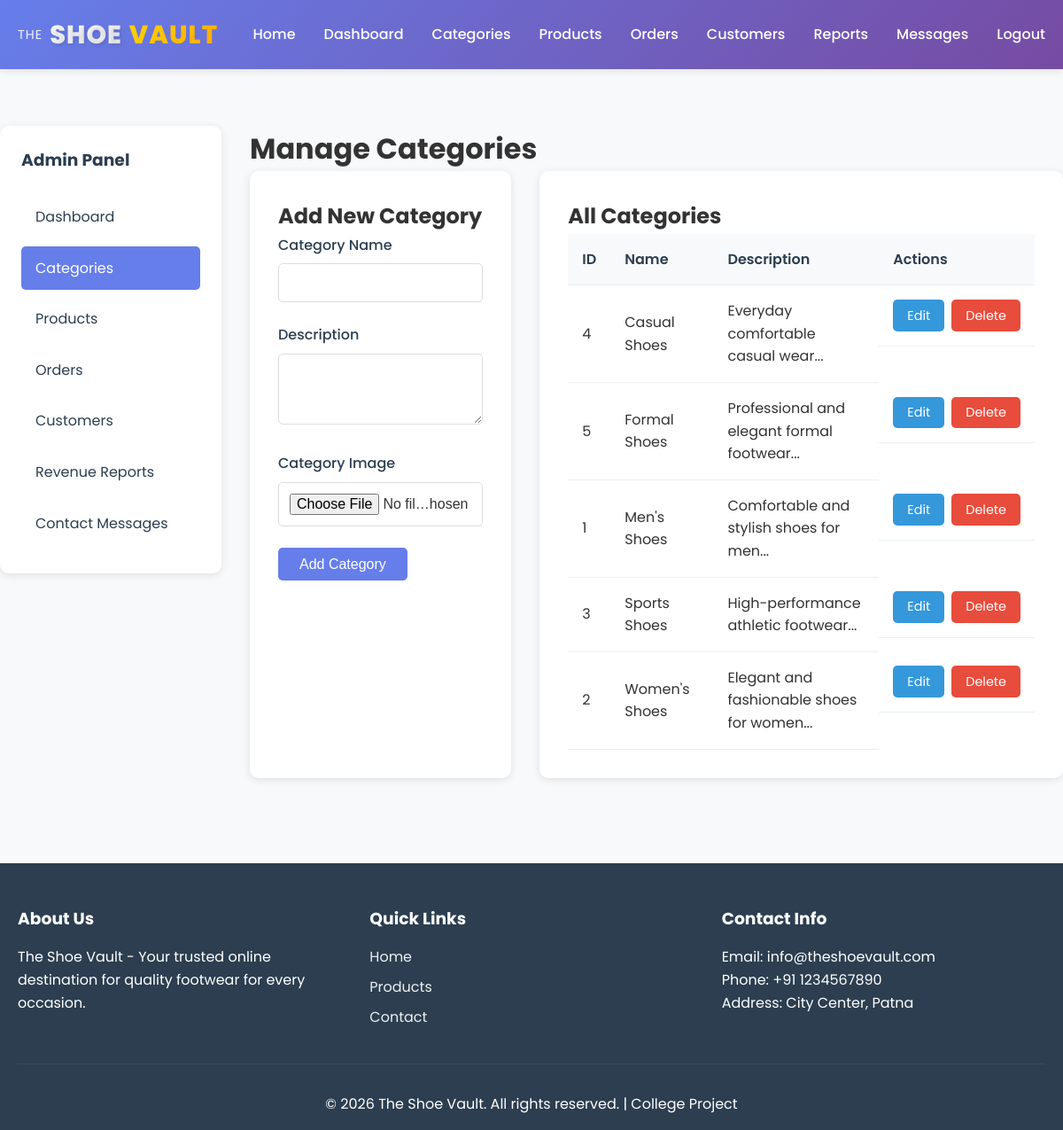
Screenshot of /admin/categories.php (signed in) with the database file from the repository.
### tables this page shows
CREATE TABLE `categories` (
  `id` int(11) NOT NULL,
  `name` varchar(100) NOT NULL,
  `description` text DEFAULT NULL,
  `image` varchar(255) DEFAULT NULL,
  `created_at` timestamp NOT NULL DEFAULT current_timestamp(),
  `updated_at` timestamp NOT NULL DEFAULT current_timestamp() ON UPDATE current_timestamp()
);

### admin/categories.php (the view, shortened to what this page needs)
<?php
require_once '../includes/config.php';
$categoriesQuery = "SELECT * FROM categories ORDER BY name";
$categoriesResult = mysqli_query($conn, $categoriesQuery);
$editCategory = null;
include '../includes/header.php';
?>
<div class="admin-container">
    <div class="admin-sidebar">
        <h3>Admin Panel</h3>
        <ul class="admin-menu">
            <li><a href="dashboard.php">Dashboard</a></li>
            <li><a href="categories.php" class="active">Categories</a></li>
            <li><a href="products.php">Products</a></li>
            <li><a href="orders.php">Orders</a></li>
            <li><a href="customers.php">Customers</a></li>
            <li><a href="reports.php">Revenue Reports</a></li>
            <li><a href="contact-messages.php">Contact Messages</a></li>
        </ul>
    </div>
    <div class="admin-content">
        <h1>Manage Categories</h1>
        <div class="admin-grid">
            <div class="admin-form-section">
                <h2><?php echo $editCategory ? 'Edit Category' : 'Add New Category'; ?></h2>
                <form method="POST" enctype="multipart/form-data" id="categoryForm">
                    <div class="form-group">
                        <label for="name">Category Name</label>
                        <input type="text" id="name" name="name" required
                            value="<?php echo $editCategory ? htmlspecialchars($editCategory['name']) : ''; ?>">
                    </div>
                    <div class="form-group">
                        <label for="description">Description</label>
                        <textarea id="description" name="description" rows="3"><?php echo $editCategory ? htmlspecialchars($editCategory['description']) : ''; ?></textarea>
                    </div>
                    <div class="form-group">
                        <label for="image">Category Image</label>
                        <input type="file" id="image" name="image" accept="image/*">
                    </div>
                    <div class="form-actions">
                        <button type="submit" class="btn btn-primary">
                            <?php echo $editCategory ? 'Update Category' : 'Add Category'; ?>
                        </button>
                    </div>
                </form>
            </div>
            <div class="admin-list-section">
                <h2>All Categories</h2>
                <div class="table-responsive">
                    <table class="data-table">
                        <thead>
                            <tr>
                                <th>ID</th>
                                <th>Name</th>
                                <th>Description</th>
                                <th>Actions</th>
                            </tr>
                        </thead>
                        <tbody>
                            <?php while ($category = mysqli_fetch_assoc($categoriesResult)): ?>
                                <tr>
                                    <td><?php echo $category['id']; ?></td>
                                    <td><?php echo htmlspecialchars($category['name']); ?></td>
                                    <td><?php echo htmlspecialchars(substr($category['description'], 0, 50)) . '...'; ?></td>
                                    <td class="table-actions">
                                        <a href="categories.php?edit=<?php echo $category['id']; ?>" class="btn btn-sm btn-edit">Edit</a>
                                        <a href="categories.php?delete=<?php echo $category['id']; ?>"
                                            class="btn btn-sm btn-delete"
                                            onclick="return confirm('Are you sure you want to delete this category?')">Delete</a>
                                    </td>
                                </tr>
                            <?php endwhile; ?>
                        </tbody>
                    </table>
                </div>
            </div>
        </div>
    </div>
</div>
<?php include '../includes/footer.php'; ?>

### assets/css/style.css (style rules this page uses)
* { margin: 0; padding: 0; box-sizing: border-box; }
body { font-family: 'Poppins', -apple-system, BlinkMacSystemFont, 'Segoe UI', Roboto, 'Helvetica Neue', Arial, sans-serif; line-height: 1.6; color: #333; background-color: #f8f9fa; }
.btn { display: inline-block; padding: 0.6rem 1.5rem; border: none; border-radius: 5px; cursor: pointer; text-decoration: none; font-size: 1rem; transition: all 0.3s; text-align: center; }
.btn-primary { background: #667eea; color: white; }
.btn-sm { padding: 0.4rem 1rem; font-size: 0.9rem; }
.btn-edit { background: #3498db; color: white; }
.btn-delete { background: #e74c3c; color: white; }
.form-group { margin-bottom: 1.5rem; }
.form-group label { display: block; margin-bottom: 0.5rem; font-weight: 500; color: #2c3e50; }
.form-group input, .form-group textarea, .form-group select { width: 100%; padding: 0.75rem; border: 1px solid #ddd; border-radius: 5px; font-size: 1rem; }
.admin-container { display: flex; gap: 2rem; margin-top: 2rem; }
.admin-sidebar { width: 250px; background: white; padding: 1.5rem; border-radius: 10px; box-shadow: 0 2px 10px rgba(0,0,0,0.1); height: fit-content; position: sticky; top: 100px; }
.admin-sidebar h3 { margin-bottom: 1.5rem; color: #2c3e50; }
.admin-menu { list-style: none; }
.admin-menu li { margin-bottom: 0.5rem; }
.admin-menu li a { display: block; padding: 0.75rem 1rem; color: #2c3e50; text-decoration: none; border-radius: 5px; transition: all 0.3s; }
.admin-menu li a:hover, .admin-menu li a.active { background: #667eea; color: white; }
.admin-content { flex: 1; }
.admin-grid { display: grid; grid-template-columns: 1fr 2fr; gap: 2rem; }
.admin-form-section, .admin-list-section { background: white; padding: 2rem; border-radius: 10px; box-shadow: 0 2px 10px rgba(0,0,0,0.1); }
.form-actions { display: flex; gap: 1rem; margin-top: 1.5rem; }
.table-responsive { overflow-x: auto; }
.data-table { width: 100%; border-collapse: collapse; background: white; }
.data-table th, .data-table td { padding: 1rem; text-align: left; border-bottom: 1px solid #ecf0f1; }
.data-table th { background: #f8f9fa; font-weight: 600; color: #2c3e50; }
.table-actions { display: flex; gap: 0.5rem; }

### rows the page displays
categories: id "4", name "Casual Shoes", description "Everyday comfortable casual wear"
categories: id "5", name "Formal Shoes", description "Professional and elegant formal footwear"
categories: id "1", name "Men's Shoes", description "Comfortable and stylish shoes for men"
categories: id "3", name "Sports Shoes", description "High-performance athletic footwear"
categories: id "2", name "Women's Shoes", description "Elegant and fashionable shoes for women"
